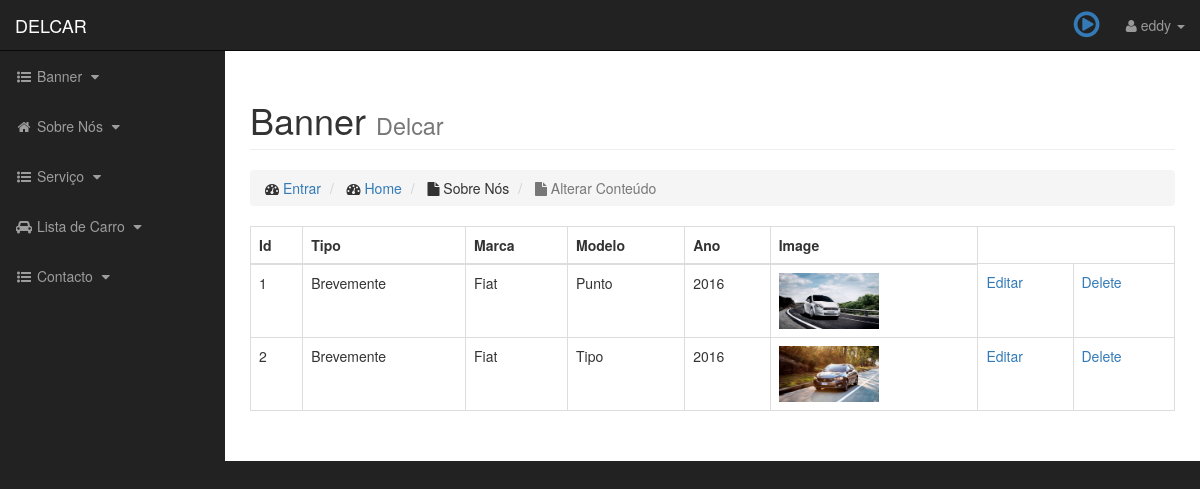
Page /admin/all_banner.php (signed in) on the committed database.
### tables this page shows
CREATE TABLE IF NOT EXISTS `banner` (
  `id` int(11) NOT NULL AUTO_INCREMENT,
  `tipo` varchar(200) NOT NULL,
  `marca` varchar(200) NOT NULL,
  `modelo` varchar(200) NOT NULL,
  `ano` int(11) NOT NULL,
  `imagem` varchar(1000) NOT NULL,
  PRIMARY KEY (`id`)
);

### admin/all_banner.php (the view, shortened to what this page needs)
<!DOCTYPE html>
<html lang="en">
<head>
    <link href="css/bootstrap.min.css" rel="stylesheet">
    <link href="css/sb-admin.css" rel="stylesheet">
    <link href="font-awesome/css/font-awesome.min.css" rel="stylesheet" type="text/css">
</head>
<body>
    <div id="wrapper">
       <nav class="navbar navbar-inverse navbar-fixed-top" role="navigation">
            <div class="navbar-header">
                <a class="navbar-brand" href="admin.php">DELCAR</a>
            </div>
            <ul class="nav navbar-right top-nav">
            <a href="../index.php" style="float:left; margin-top:10px; margin-right:5px;" data-toggle="tooltip" title="Site Principal"><i class="fa fa-fw fa-play-circle-o" style="font-size:30px;" ></i></a>
                <li class="dropdown">
                    <a href="#" class="dropdown-toggle" data-toggle="dropdown"><i class="fa fa-user"></i> <?php echo $_SESSION['username']; ?> <b class="caret"></b></a>
                </li>
            </ul>
            <div class="collapse navbar-collapse navbar-ex1-collapse">
                <ul class="nav navbar-nav side-nav">
                     <li>
                        <a href="javascript:;" data-toggle="collapse" data-target="#demo6"><i class="fa fa-fw fa-list-ul"></i> Banner <i class="fa fa-fw fa-caret-down"></i></a>
                    </li>
                    <li>
                        <a href="javascript:;" data-toggle="collapse" data-target="#demo"><i class="fa fa-fw fa-home"></i> Sobre Nós <i class="fa fa-fw fa-caret-down"></i></a>
                    </li>
                    <li>
                        <a href="javascript:;" data-toggle="collapse" data-target="#demo1"><i class="fa fa-fw fa-list-ul"></i> Serviço <i class="fa fa-fw fa-caret-down"></i></a>
                    </li>
                    <li>
                        <a href="javascript:;" data-toggle="collapse" data-target="#demo2"><i class="fa fa-fw fa-car"></i> Lista de Carro <i class="fa fa-fw fa-caret-down"></i></a>
                    </li>
                    <li>
                        <a href="javascript:;" data-toggle="collapse" data-target="#demo5"><i class="fa fa-fw fa-list-ul"></i> Contacto <i class="fa fa-fw fa-caret-down"></i></a>
                    </li>
                </ul>
            </div>
        </nav>
        <div id="page-wrapper">
            <div class="container-fluid">
                <div class="row">
                    <div class="col-lg-12">
                        <h1 class="page-header">
                            Banner
                            <small>Delcar</small>
                        </h1>
                        <ol class="breadcrumb">
                            <li>
                                <i class="fa fa-dashboard"></i>  <a href="index.php">Entrar</a>
                            </li>
                            <li>
                                <i class="fa fa-dashboard"></i>  <a href="admin.php">Home</a>
                            </li>
                            <li >
                                <i class="fa fa-file"></i> Sobre Nós
                            </li>
                            <li class="active">
                                <i class="fa fa-file"></i> Alterar Conteúdo
                            </li>
                        </ol>
                    </div>
                </div>
               <div class="row">
                   <div class="col-md-12">
                       <div class="table-responsive"">
                       <table class="table table-bordered table-hover">
                           <thead>
                               <tr>
                                   <th>Id</th>
                                   <th>Tipo</th>
                                   <th>Marca</th>
                                   <th>Modelo</th>
                                   <th>Ano</th>
                                   <th>Image</th>
                                </tr>
                           </thead>
                           <tbody>
                               <?php
                                  global $connection;
                                    $sql = "SELECT * FROM banner";
                                    $resolt = mysqli_query($connection,$sql);
                                    while($row = mysqli_fetch_assoc($resolt)){
                                        $db_id = $row['id'];
                                        $db_marca = $row['marca'];
                                        $db_modelo = $row['modelo'];
                                        $db_tipo = $row['tipo'];
                                        $db_ano = $row['ano'];
                                        $db_image = $row['imagem'];
                                        echo "<tr>";
                                        echo "<td>$db_id</td>";
                                        echo "<td>$db_tipo</td>";
                                        echo "<td>$db_marca</td>";
                                        echo "<td>$db_modelo</td>";
                                        echo "<td>$db_ano</td>";
                                        echo "<td><image width='100' src='../$db_image'></td>";
                                        echo "<td><a href='update_banner.php?v_id={$db_id}'>Editar</a></td>";
                                        echo "<td><a href='all_banner.php?delete={$db_id}'>Delete</a></td>";
                                        echo "</tr>";
                                    }
                               ?>
                           </tbody>
                       </table>
                       </div>
                            <br>
                   </div>
               </div>
            </div>
        </div>
    </div>
</body>
</html>

### admin/css/sb-admin.css (style rules this page uses)
body { margin-top: 100px; background-color: #222; }
@media (min-width:768px) { body { margin-top: 50px; } }
#wrapper { padding-left: 0; }
#page-wrapper { width: 100%; padding: 0; background-color: #fff; }
@media (min-width:768px) { #wrapper { padding-left: 225px; } }
@media (min-width:768px) { #page-wrapper { padding: 10px; } }
.top-nav { padding: 0 15px; }
.top-nav>li { display: inline-block; float: left; }
.top-nav>li>a { padding-top: 15px; padding-bottom: 15px; line-height: 20px; color: #999; }
@media (min-width:768px) { .side-nav { position: fixed; top: 51px; left: 225px; width: 225px; margin-left: -225px; border: none; border-radius: 0; overflow-y: auto; background-color: #222; bottom: 0; overflow-x: hidden; padding-bottom: 40px; } }
@media (min-width:768px) { .side-nav>li>a { width: 225px; } }

### rows in the picture
banner: id "1", tipo "Brevemente", marca "Fiat", modelo "Punto", ano "2016", imagem (picture)
banner: id "2", tipo "Brevemente", marca "Fiat", modelo "Tipo", ano "2016", imagem (picture)

### other values in the picture
$_SESSION['username'] "eddy"
